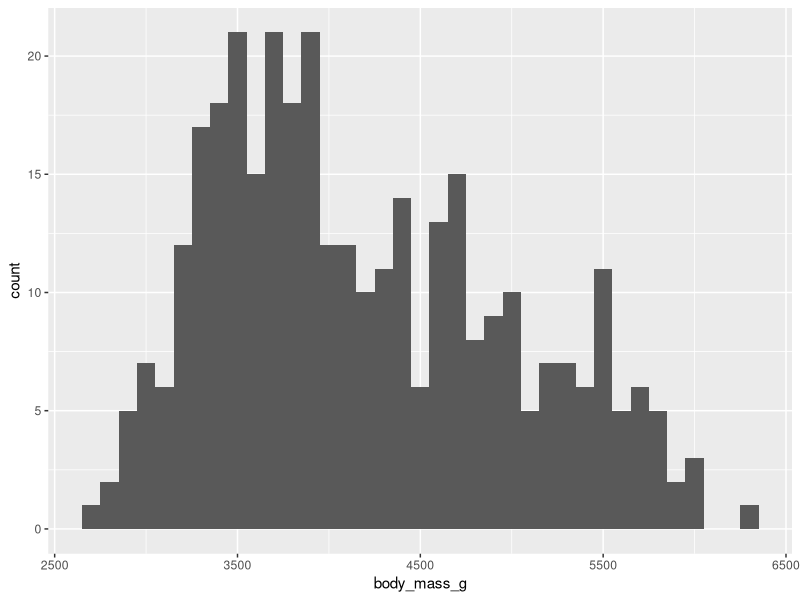
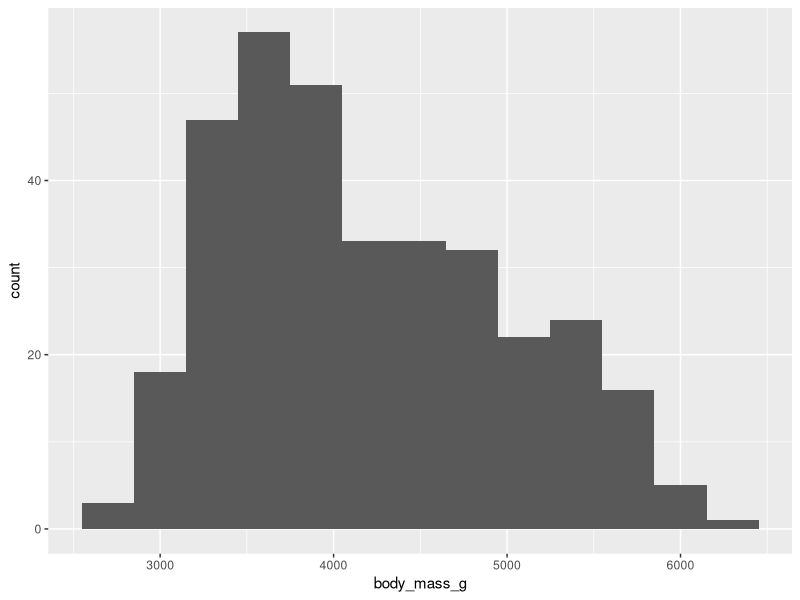

Write R code to recreate these figures, in order.
## ---- chunk 1
# Setup
knitr::opts_chunk$set(message = FALSE,
                      warning = FALSE)
## ---- chunk 2
# das hier ist ein Code-Chunk. Ich sollte also nur Code hinein schreiben
# alles was nicht Code ist, muss auskommentiert werden, sonst will pandoc es gerne als Code behandeln und fängt an zu weinen, weil es sehr fehlerhafter Code wäre
## ---- chunk 3
# Pakete und Daten laden
library(ggplot2)
library(palmerpenguins)
data(penguins)

# Histogramm erstellen
ggplot(data = penguins, aes(x = body_mass_g)) +
  geom_histogram(binwidth = 100, # Klassengröße 100g zeigt klare Verteilungsstrukturen
                 na.rm = TRUE) # zwei NA-Sätze müssen entfernt werden
## ---- chunk 4
# Daten und Pakte laden
library(ggplot2)
library(palmerpenguins)
data(penguins)

# Histogramm erstellen, um Verteilung der Größe der Pinguine einzuschätzen
ggplot(data = penguins, aes(x = body_mass_g)) +
  geom_histogram(binwidth = 300, # Klassengröße 300g 
                 na.rm = TRUE) # zwei NA-Sätze müssen entfernt werden
